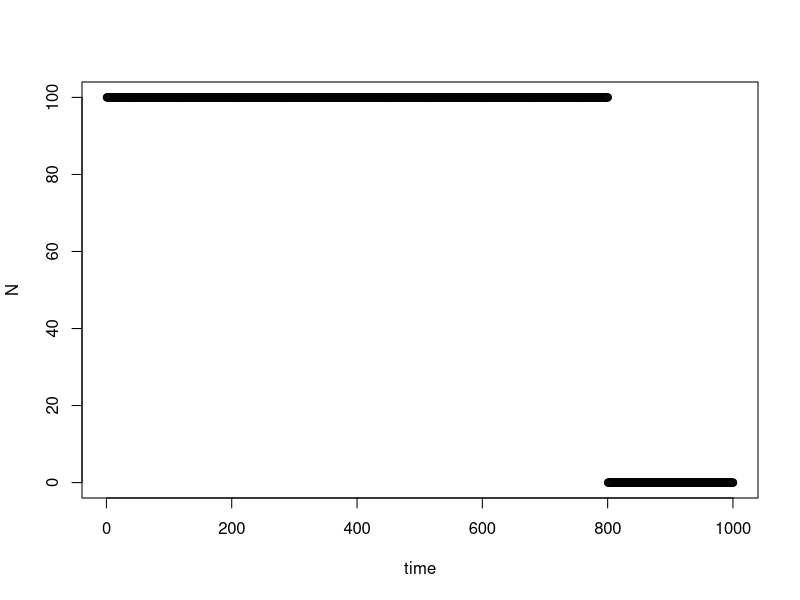
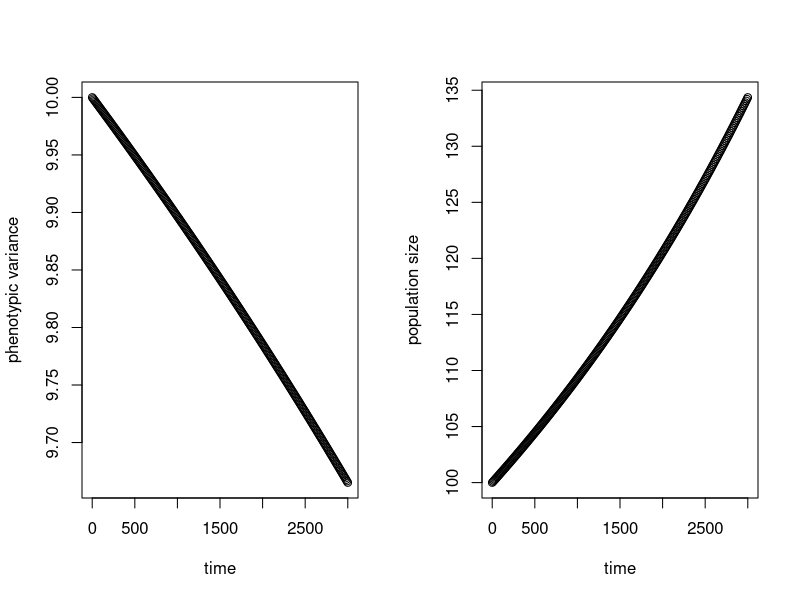
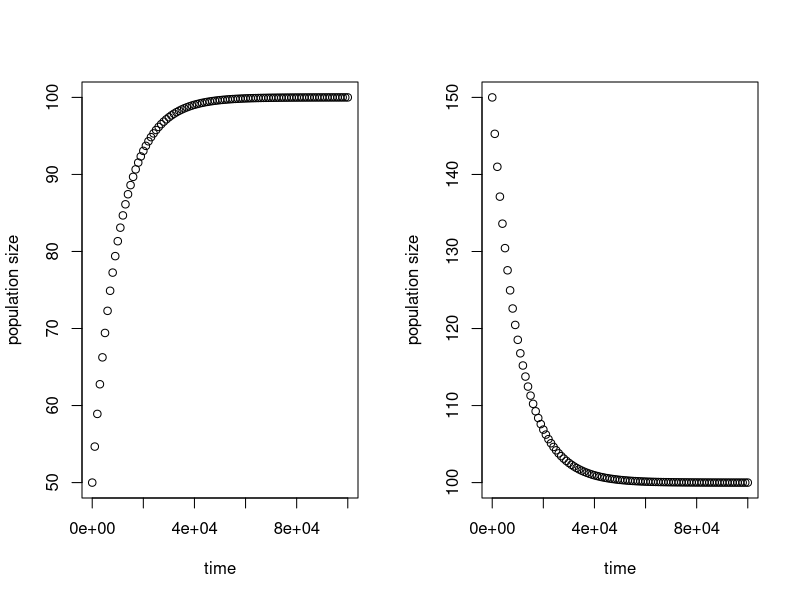
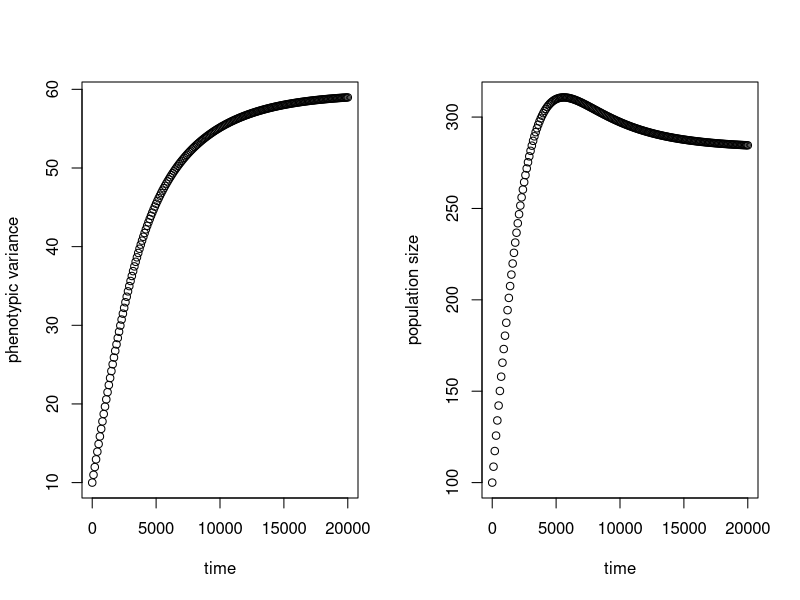
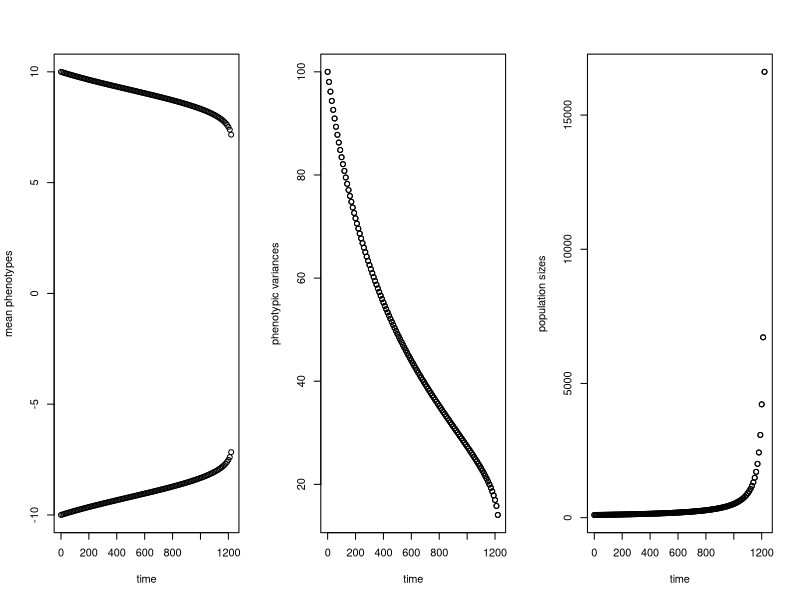
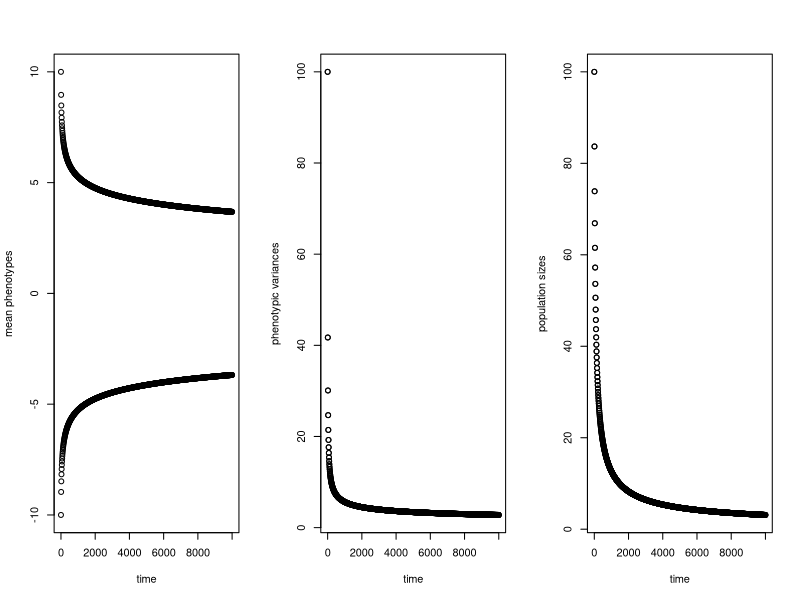
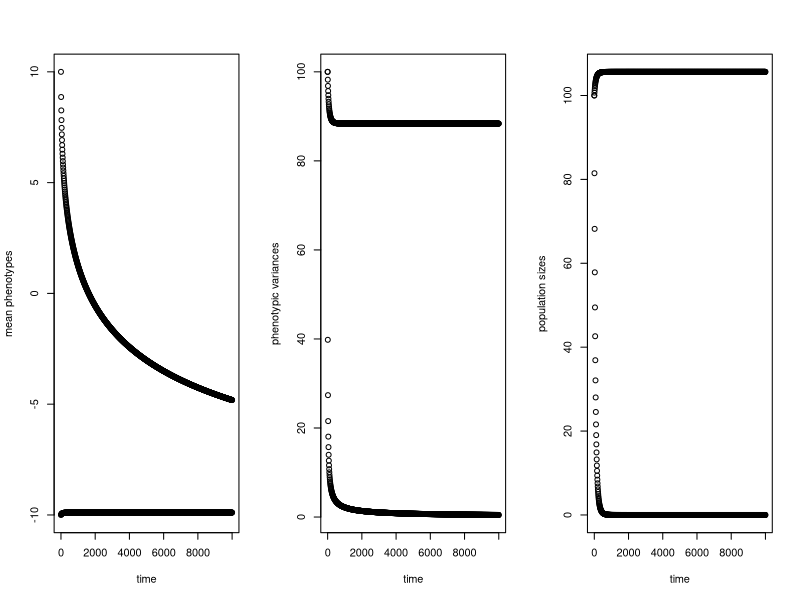
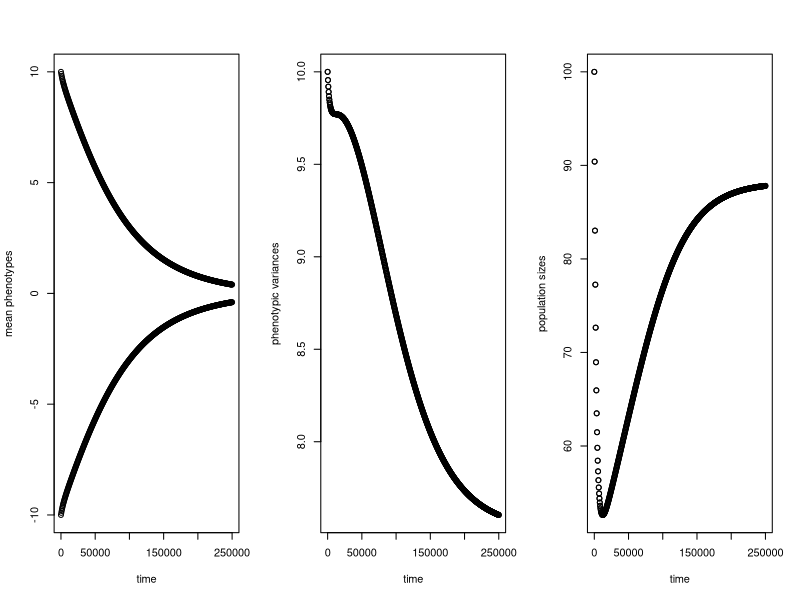

Recreate these plots in R, in order.
## ---- chunk 1
knitr::opts_chunk$set(echo = TRUE)
## ---- chunk 2
time <- 1:1000
N <- c(rep(100,800),rep(0,200))
plot(time,N)
## ---- chunk 3
require(deSolve)
parameters <- c(p=0.01,lnWmax=0.0001,omega=1000)
state      <- c(sigma=10,N=100)
Evolve     <- function(t,state,parameters){
  with(as.list(c(state,parameters)),{
    dsigma <- -p*N*sigma^2/(omega^2+sigma)
    dN <- p*N^2*(lnWmax+log(omega^2/(omega^2+sigma))-(sigma)/(2*omega^2+2*sigma))
    
    list(c(dsigma,dN))
  })
}
times <- seq(0,3000,by=10)
out <- ode(y=state,times=times,func=Evolve,parms=parameters)
times <- out[,"time"]
## ---- chunk 4
par(mfrow=c(1,2))
plot(times,out[,"sigma"],xlab="time",ylab="phenotypic variance")
plot(times,out[,"N"],xlab="time",ylab="population size")
## ---- chunk 5
require(deSolve)
parameters <- c(p=1,lnW1=0.01,lnW2=-0.0001)
state      <- c(N=50)
Evolve     <- function(t,state,parameters){
  with(as.list(c(state,parameters)),{
    dN <- p*N*(lnW1+N*lnW2)/(N+1)
    
    list(c(dN))
  })
}
times <- seq(0,100000,by=1000)
out <- ode(y=state,times=times,func=Evolve,parms=parameters)
times <- out[,"time"]

parameters <- c(p=1,lnW1=0.01,lnW2=-0.0001)
state      <- c(N=150)
Evolve     <- function(t,state,parameters){
  with(as.list(c(state,parameters)),{
    dN <- p*N*(lnW1+N*lnW2)/(N+1)
    
    list(c(dN))
  })
}
times2 <- seq(0,100000,by=1000)
out2 <- ode(y=state,times=times,func=Evolve,parms=parameters)
times2 <- out2[,"time"]
## ---- chunk 6
par(mfrow=c(1,2))
plot(times,out[,"N"],xlab="time",ylab="population size")
plot(times2,out2[,"N"],xlab="time",ylab="population size")
## ---- chunk 7
require(deSolve)
parameters <- c(p=1,lnW1=0.1,lnW2=-0.0001,omega=10000,eta=0.1)
state      <- c(sigma=10,N=100)
Evolve     <- function(t,state,parameters){
  with(as.list(c(state,parameters)),{
    dsigma <- eta^2-p*N*sigma^2/(omega^2+sigma)
    dN <- p*N*(lnW1/(N+1)+N*lnW2/(N+1)+N*log(omega^2/(omega^2+sigma))-N*(sigma)/(2*omega^2+2*sigma))
    
    list(c(dsigma,dN))
  })
}
times <- seq(0,20000,by=100)
out <- ode(y=state,times=times,func=Evolve,parms=parameters)
times <- out[,"time"]
## ---- chunk 8
par(mfrow=c(1,2))
plot(times,out[,"sigma"],xlab="time",ylab="phenotypic variance")
plot(times,out[,"N"],xlab="time",ylab="population size")
## ---- chunk 9
require(deSolve)
parameters <- c(p1=0.01,p2=0.01,lnW1max=0.001,lnW2max=0.001,omega1=1000,omega2=1000)
state      <- c(x=10,y=-10,sigma1=10,sigma2=10,N1=100,N2=100)
Evolve     <- function(t,state,parameters){
  with(as.list(c(state,parameters)),{
    dx <- p1*N2*sigma1^2*(y-x)/(omega1^2+sigma2^2)
    dy <- p2*N1*sigma2^2*(x-y)/(omega2^2+sigma1^2)
    dsigma1 <- -p1*N2*sigma1^4/(omega1^2+sigma2^2)
    dsigma2 <- -p2*N1*sigma2^4/(omega2^2+sigma1^2)
    dN1 <- p1*N1*N2*(lnW1max-((y-x)^2+sigma1^2)/(2*omega1^2+2*sigma2^2))
    dN2 <- p2*N1*N2*(lnW2max-((y-x)^2+sigma2^2)/(2*omega2^2+2*sigma1^2))
    
    list(c(dx,dy,dsigma1,dsigma2,dN1,dN2))
  })
}
times <- seq(0,10000,by=10)
out <- ode(y=state,times=times,func=Evolve,parms=parameters)
times <- out[,"time"]
## ---- chunk 10
par(mfrow=c(1,3))
plot(c(times,times),out[,c("x","y")],xlab="time",ylab="mean phenotypes")
plot(c(times,times),out[,c("sigma1","sigma2")]^2,xlab="time",ylab="phenotypic variances")
plot(c(times,times),out[,c("N1","N2")],xlab="time",ylab="population sizes")
## ---- chunk 11
parameters <- c(p1=0.01,p2=0.01,lnW1max=0.001,lnW2max=0.001,omega1=100,omega2=100)
times <- seq(0,10000,by=10)
out <- ode(y=state,times=times,func=Evolve,parms=parameters)
times <- out[,"time"]
par(mfrow=c(1,3))
plot(c(times,times),out[,c("x","y")],xlab="time",ylab="mean phenotypes")
plot(c(times,times),out[,c("sigma1","sigma2")]^2,xlab="time",ylab="phenotypic variances")
plot(c(times,times),out[,c("N1","N2")],xlab="time",ylab="population sizes")
## ---- chunk 12
parameters <- c(p1=0.01,p2=0.01,lnW1max=0.001,lnW2max=0.001,omega1=100,omega2=1000)
times <- seq(0,10000,by=10)
out <- ode(y=state,times=times,func=Evolve,parms=parameters)
times <- out[,"time"]
par(mfrow=c(1,3))
plot(c(times,times),out[,c("x","y")],xlab="time",ylab="mean phenotypes")
plot(c(times,times),out[,c("sigma1","sigma2")]^2,xlab="time",ylab="phenotypic variances")
plot(c(times,times),out[,c("N1","N2")],xlab="time",ylab="population sizes")
## ---- chunk 13
require(deSolve)
parameters <- c(p1=1,p2=1,p11=1,p22=1,lnW1max=0.00,lnW2max=0.00,lnW22=-0.0001,lnW21=0.01,lnW11=0.01,lnW12=-0.0001,omega1=10000,omega2=10000,omega11=10000,omega22=10000,eta1=0.01,eta2=0.01)
state      <- c(x=10,y=-10,sigma1=10,sigma2=10,N1=100,N2=100)
Evolve     <- function(t,state,parameters){
  with(as.list(c(state,parameters)),{
    dx <- p1*N2*sigma1*(y-x)/(omega1^2+sigma2)
    dy <- p2*N1*sigma2*(x-y)/(omega2^2+sigma1)
    dsigma1 <- eta1^2-sigma1^2*(p1*N2/(omega1^2+sigma2)+p11*N1/(omega11^2+sigma1))
    dsigma2 <- eta2^2-sigma2^2*(p2*N1/(omega2^2+sigma1)+p22*N1/(omega22^2+sigma2))
    dN1 <- p1*N1*N2*(lnW1max-((y-x)^2+sigma1)/(2*omega1^2+2*sigma2))+
      p11*N1*(lnW11/(N1+1)+N1*lnW12/(N1+1)+N1*log(omega11^2/(omega11^2+sigma1))-N1*(sigma1)/(2*omega11^2+2*sigma1))
    dN2 <- p2*N1*N2*(lnW2max-((y-x)^2+sigma2)/(2*omega2^2+2*sigma1))+
      p22*N2*(lnW21/(N2+1)+N2*lnW22/(N2+1)+N2*log(omega22^2/(omega22^2+sigma2))-N2*(sigma2)/(2*omega22^2+2*sigma2))
    
    list(c(dx,dy,dsigma1,dsigma2,dN1,dN2))
  })
}
times <- seq(0,250000,by=500)
out <- ode(y=state,times=times,func=Evolve,parms=parameters)
times <- out[,"time"]
## ---- chunk 14
par(mfrow=c(1,3))
plot(c(times,times),out[,c("x","y")],xlab="time",ylab="mean phenotypes")
plot(c(times,times),out[,c("sigma1","sigma2")],xlab="time",ylab="phenotypic variances")
plot(c(times,times),out[,c("N1","N2")],xlab="time",ylab="population sizes")
## ---- chunk 15
require(deSolve)
parameters <- c(p1=1,p2=1,p11=1,p22=1,lnW1max=0.00,lnW2max=0.00,lnW22=-0.0001,lnW21=0.01,lnW11=0.01,lnW12=-0.0001,omega1=10000,omega2=100000,omega11=1000,omega22=10000,eta1=0.01,eta2=0.01)
state      <- c(x=10,y=-10,sigma1=10,sigma2=10,N1=100,N2=100)
Evolve     <- function(t,state,parameters){
  with(as.list(c(state,parameters)),{
    dx <- p1*N2*sigma1*(y-x)/(omega1^2+sigma2)
    dy <- p2*N1*sigma2*(x-y)/(omega2^2+sigma1)
    dsigma1 <- eta1^2-sigma1^2*(p1*N2/(omega1^2+sigma2)+p11*N1/(omega11^2+sigma1))
    dsigma2 <- eta2^2-sigma2^2*(p2*N1/(omega2^2+sigma1)+p22*N1/(omega22^2+sigma2))
    dN1 <- p1*N1*N2*(lnW1max-((y-x)^2+sigma1)/(2*omega1^2+2*sigma2))+
      p11*N1*(lnW11/(N1+1)+N1*lnW12/(N1+1)+N1*log(omega11^2/(omega11^2+sigma1))-N1*(sigma1)/(2*omega11^2+2*sigma1))
    dN2 <- p2*N1*N2*(lnW2max-((y-x)^2+sigma2)/(2*omega2^2+2*sigma1))+
      p22*N2*(lnW21/(N2+1)+N2*lnW22/(N2+1)+N2*log(omega22^2/(omega22^2+sigma2))-N2*(sigma2)/(2*omega22^2+2*sigma2))
    
    list(c(dx,dy,dsigma1,dsigma2,dN1,dN2))
  })
}
times <- seq(0,5000000,by=10000)
out <- ode(y=state,times=times,func=Evolve,parms=parameters)
times <- out[,"time"]
## ---- chunk 16
par(mfrow=c(1,3))
plot(c(times,times),out[,c("x","y")],xlab="time",ylab="mean phenotypes")
plot(c(times,times),out[,c("sigma1","sigma2")],xlab="time",ylab="phenotypic variances")
plot(c(times,times),out[,c("N1","N2")],xlab="time",ylab="population sizes")
## ---- chunk 17
Fit <- function(x){
  Wmax <- 1.001
  fit <- Wmax*(dnorm(x,-10,6) +  dnorm(x,10,6))
  return(fit)
}

Model <- function(t,phi,parameters){
  deltax <- c(0.5,rep(1,numboxes-1),0.5)
  Flux   <- eta^2*diff(c(0,phi,0))/deltax
  lnW    <- log(Fit(Phenotype))
  rho    <- lnW    - sum(phi*lnW)/sum(phi)
  lng    <- dnorm(Phenotype,Phenotype*phi/sum(phi),s,log=T)
  rnd    <- lng    - sum(phi*lng)/sum(phi)
  dphi   <- diff(Flux)/delx + phi*(0*rho+0*rnd)
  
  list(dphi)
}

eta <- 2
s <- 7
r <- 0.01
delx <- .1
numboxes <- 300
maxT <- 50
Phenotype <- seq(from = -15, by = delx, length.out = numboxes)

phi <- dnorm(Phenotype,0,2)
state <- c(phi=phi)
times <- seq(0,maxT,by=1)

out <- ode.1D(state,times,Model,parms=0,nspec=1,names="phi")
## ---- chunk 18
image(out,add.contour=T,method="image",grid=Phenotype,xlab="Time",ylab="Phenotype",main="Evolution of Phenotypic Density",legend=T)
## ---- chunk 19
Fit <- function(x){
  Wmax <- 1.001
  fit <- Wmax*(dnorm(x,-10,6) +  dnorm(x,10,6))
  return(fit)
}

Model <- function(t,phi,parameters){
  deltax <- c(0.5,rep(1,numboxes-1),0.5)
  Flux   <- eta^2*diff(c(0,phi,0))/deltax
  lnW    <- log(Fit(Phenotype))
  rho    <- lnW - sum(phi*lnW)/sum(phi)
  m      <- sum(phi*Phenotype)/sum(phi)
  s      <- sum(phi)/sum(phi*(Phenotype-m)^2)
  lng    <- dnorm(Phenotype,sum(Phenotype*phi)/sum(phi),s,log=T)
  rnd    <- lng - sum(phi*lng)/sum(phi)
  dphi   <- diff(Flux)/delx + phi*(0*rho+rnd)
  
  list(dphi)
}

eta <- 5
s <- 7
r <- 0.01
delx <- .1
numboxes <- 300
maxT <- 100
Phenotype <- seq(from = -15, by = delx, length.out = numboxes)

phi <- dnorm(Phenotype,0,2)
state <- c(phi=phi)
times <- seq(0,maxT,by=1)

print(system.time(
  out <- ode.1D(state,times,Model,parms=0,nspec=1,names="phi")
))
## ---- chunk 20
image(out,add.contour=T,method="image",grid=Phenotype,xlab="Time",ylab="Phenotype",main="Evolution of Phenotypic Density",legend=T)
## ---- chunk 21
Fit <- function(x){
  Wmax <- 1.001
  fit <- Wmax*(dnorm(x,-10,6) +  dnorm(x,10,6))
  return(fit)
}

MeanMalth <- function(phi){
  lnW <- log(Fit(Phenotype))
  rBar <- sum(phi*lnW)/sum(phi)
  return(rBar)
}

Model <- function(t,phi,parameters){
  deltax <- c(0.5,rep(1,numboxes-1),0.5)
  Flux   <- eta^2*diff(c(0,phi,0))/deltax
  lnW    <- log(Fit(Phenotype))
  rho    <- lnW    - sum(phi*lnW)/sum(phi)
  lng    <- dnorm(Phenotype,Phenotype*phi/sum(phi),s,log=T)
  rnd    <- lng    - sum(phi*lng)/sum(phi)
  dphi   <- diff(Flux)/delx + phi*(rho+0*rnd)
  
  list(dphi)
}

eta <- 2
s <- 7
r <- 0.01
delx <- .1
numboxes <- 300
maxT <- 50
Phenotype <- seq(from = -15, by = delx, length.out = numboxes)

phi <- dnorm(Phenotype,0,2)
state <- c(phi=phi)
times <- seq(0,maxT,by=1)

out <- ode.1D(state,times,Model,parms=0,nspec=1,names="phi")
## ---- chunk 22
plot(Phenotype,Fit(Phenotype),ylab="Fitness")
## ---- chunk 23
image(out,add.contour=T,method="image",grid=Phenotype,xlab="Time",ylab="Phenotype",main="Evolution of Phenotypic Density",legend=T)
## ---- chunk 24
Fit <- function(x){
  Wmax <- 1.01
  fit <- Wmax*(dnorm(x,-10,6) +  dnorm(x,10,6))
  return(fit)
}

Model <- function(t,phi,parameters){
  deltax <- c(0.5,rep(1,numboxes-1),0.5)
  Flux   <- eta^2*diff(c(0,phi,0))/deltax
  lnW    <- log(Fit(Phenotype))
  rho    <- lnW    - sum(phi*lnW)/sum(phi)
  m      <- sum(phi*Phenotype)/sum(phi)
  s      <- 1000*sum(phi)/sum(phi*(Phenotype-m)^2)
  lng    <- dnorm(Phenotype,sum(Phenotype*phi)/sum(phi),s,log=T)
  rnd    <- lng - sum(phi*lng)/sum(phi)
  dphi   <- diff(Flux)/delx + phi*(rho+rnd)
  
  list(dphi)
}

eta <- 2
s <- 7
r <- 0.01
delx <- .1
numboxes <- 300
maxT <- 100
Phenotype <- seq(from = -15, by = delx, length.out = numboxes)

phi <- dnorm(Phenotype,0,2)
state <- c(phi=phi)
times <- seq(0,maxT,by=1)

out <- ode.1D(state,times,Model,parms=0,nspec=1,names="phi")
## ---- chunk 25
image(out,add.contour=T,method="image",grid=Phenotype,xlab="Time",ylab="Phenotype",main="Evolution of Phenotypic Density",legend=T)
## ---- chunk 26

Model <- function(t,phi,parameters){
  deltax <- c(0.5,rep(1,numboxes-1),0.5)
  Flux   <- eta^2*diff(c(0,phi,0))/deltax
  lnW    <- log(Fit(Phenotype))
  rho    <- lnW    - sum(phi*lnW)/sum(phi)
  xi     <- smooth[t+1,] - sum(phi*smooth[t+1,])/sum(phi)
  lng    <- dnorm(Phenotype,Phenotype*phi/sum(phi),s,log=T)
  rnd    <- lng    - sum(phi*lng)/sum(phi)
  dphi   <- diff(Flux)/delx + phi*(0*rho+xi+0*rnd)
  
  list(dphi)
}

eta <- 2
s <- 7
r <- 0.01
delx <- .1
numboxes <- 300
maxT <- 50
Phenotype <- seq(from = -15, by = delx, length.out = numboxes)

bumps  <- rnorm(numboxes,0,.5)
smooth <- bumps
for(i in 1:maxT){
  bumps  <- rnorm(numboxes,0,.5)
  NEXTsmooth <- bumps
  smooth <- rbind(smooth,NEXTsmooth)
}

## smooth in space
# bumps  <- rnorm(numboxes,0,1)
# smooth <- convolve(bumps,dnorm(Phenotype,0,1))
# for(i in 1:maxT){
#   bumps  <- rnorm(numboxes,0,1)
#   NEXTsmooth <- convolve(bumps,dnorm(Phenotype,0,1))
#   smooth <- rbind(smooth,NEXTsmooth)
# }

## SMOOTH IN TIME AS WELL
# bumps  <- rnorm(numboxes,0,1)
# smooth <- convolve(bumps,dnorm(Phenotype,0,1))
# NEXTsmooth <- smooth+convolve(rnorm(numboxes,0,1),dnorm(Phenotype,0,1))
# smooth <- rbind(smooth,NEXTsmooth)
# for(i in 2:maxT){
#   NEXTsmooth <- smooth[i,]+convolve(rnorm(numboxes,0,1),dnorm(Phenotype,0,1))
#   smooth <- rbind(smooth,NEXTsmooth)
# }

phi <- dnorm(Phenotype,0,2)
state <- c(phi=phi)
times <- seq(0,maxT,by=1)

out <- ode.1D(state,times,Model,parms=0,nspec=1,names="phi")
## ---- chunk 27
plot(Phenotype,bumps,ylab="Fitness")
## ---- chunk 28
stuff <- out
stuff[,2:(numboxes+1)] <- smooth

image(stuff,method="filled.contour",grid=Phenotype,xlab="Time",ylab="Phenotype",main="Fitness")

#image(stuff,add.contour=T,method="image",grid=Phenotype,xlab="Time",ylab="Phenotype",main="Evolution of Phenotypic Density",legend=T)
## ---- chunk 29
image(out,add.contour=T,method="image",grid=Phenotype,xlab="Time",ylab="Phenotype",main="Evolution of Phenotypic Density",legend=T)

# image(out,add.contour=T,method="filled.contour",grid=Phenotype,xlab="Time",ylab="Phenotype",main="Evolution of Phenotypic Density",legend=F)
# 
# image(out,method="persp",grid=Phenotype,xlab="Time",ylab="Phenotype",main="Evolution of Phenotypic Density",legend=T)
# 
# image(out,method="contour",grid=Phenotype,xlab="Time",ylab="Phenotype",main="Evolution of Phenotypic Density")
## ---- chunk 30

Model <- function(t,phi,parameters){
  deltax <- c(0.5,rep(1,numboxes-1),0.5)
  Flux   <- eta^2*diff(c(0,phi,0))/deltax
  lnW    <- log(Fit(Phenotype))
  rho    <- lnW    - sum(phi*lnW)/sum(phi)
  xi     <- smooth[t+1,] - sum(phi*smooth[t+1,])/sum(phi)
  m      <- sum(phi*Phenotype)/sum(phi)
  s      <- 100*sum(phi)/sum(phi*(Phenotype-m)^2)
  lng    <- dnorm(Phenotype,sum(Phenotype*phi)/sum(phi),s,log=T)
  rnd    <- lng - sum(phi*lng)/sum(phi)
  dphi   <- diff(Flux)/delx + phi*(0*rho+xi+rnd)
  
  list(dphi)
}

eta <- 2
s <- 7
r <- 0.01
delx <- .1
numboxes <- 300
maxT <- 50
Phenotype <- seq(from = -15, by = delx, length.out = numboxes)

bumps  <- rnorm(numboxes,0,.5)
smooth <- bumps
for(i in 1:maxT){
  bumps  <- rnorm(numboxes,0,.5)
  NEXTsmooth <- bumps
  smooth <- rbind(smooth,NEXTsmooth)
}

## smooth in space
# bumps  <- rnorm(numboxes,0,1)
# smooth <- convolve(bumps,dnorm(Phenotype,0,1))
# for(i in 1:maxT){
#   bumps  <- rnorm(numboxes,0,1)
#   NEXTsmooth <- convolve(bumps,dnorm(Phenotype,0,1))
#   smooth <- rbind(smooth,NEXTsmooth)
# }

## SMOOTH IN TIME AS WELL
# bumps  <- rnorm(numboxes,0,1)
# smooth <- convolve(bumps,dnorm(Phenotype,0,1))
# NEXTsmooth <- smooth+convolve(rnorm(numboxes,0,1),dnorm(Phenotype,0,1))
# smooth <- rbind(smooth,NEXTsmooth)
# for(i in 2:maxT){
#   NEXTsmooth <- smooth[i,]+convolve(rnorm(numboxes,0,1),dnorm(Phenotype,0,1))
#   smooth <- rbind(smooth,NEXTsmooth)
# }

phi <- dnorm(Phenotype,0,2)
state <- c(phi=phi)
times <- seq(0,maxT,by=1)

out <- ode.1D(state,times,Model,parms=0,nspec=1,names="phi")
## ---- chunk 31
image(out,add.contour=T,method="image",grid=Phenotype,xlab="Time",ylab="Phenotype",main="Evolution of Phenotypic Density",legend=T)
## ---- chunk 32
Fit <- function(x){
  Wmax <- 1.01
  fit <- Wmax*(dnorm(x,-10,6) +  dnorm(x,10,6))
  return(fit)
}

Model <- function(t,phi,parameters){
  deltax <- c(0.5,rep(1,numboxes-1),0.5)
  Flux   <- eta^2*diff(c(0,phi,0))/deltax
  lnW    <- log(Fit(Phenotype))
  rho    <- lnW    - sum(phi*lnW)/sum(phi)
  xi     <- smooth[t+1,] - sum(phi*smooth[t+1,])/sum(phi)
  lng    <- dnorm(Phenotype,Phenotype*phi/sum(phi),s,log=T)
  rnd    <- lng    - sum(phi*lng)/sum(phi)
  dphi   <- diff(Flux)/delx + phi*(rho+xi+0*rnd)
  
  list(dphi)
}

eta <- 2
s <- 7
r <- 0.01
delx <- .1
numboxes <- 300
maxT <- 50
Phenotype <- seq(from = -15, by = delx, length.out = numboxes)

# bumps  <- rnorm(numboxes,0,.1)
# smooth <- convolve(bumps,dnorm(Phenotype,0,1))
# for(i in 1:maxT){
#   bumps  <- rnorm(numboxes,0,.1)
#   NEXTsmooth <- convolve(bumps,dnorm(Phenotype,0,1))
#   smooth <- rbind(smooth,NEXTsmooth)
# }

bumps  <- rnorm(numboxes,0,.5)
smooth <- bumps
for(i in 1:maxT){
  bumps  <- rnorm(numboxes,0,.5)
  NEXTsmooth <- bumps
  smooth <- rbind(smooth,NEXTsmooth)
}

phi <- dnorm(Phenotype,0,2)
state <- c(phi=phi)
times <- seq(0,maxT,by=1)

out <- ode.1D(state,times,Model,parms=0,nspec=1,names="phi")
## ---- chunk 33
together <- NULL
for(i in 1:(maxT+1)){
  together <- rbind(together,smooth[i,]*Fit(Phenotype))
}
stuff <- out
stuff[,2:(numboxes+1)] <- together

image(stuff,method="filled.contour",grid=Phenotype,xlab="Time",ylab="Phenotype",main="Fitness")

#image(stuff,add.contour=T,method="image",grid=Phenotype,xlab="Time",ylab="Phenotype",main="Evolution of Phenotypic Density",legend=T)
## ---- chunk 34
image(out,add.contour=T,method="image",grid=Phenotype,xlab="Time",ylab="Phenotype",main="Evolution of Phenotypic Density",legend=T)
## ---- chunk 35
require(deSolve)
Model <- function(t,phi,parameters){
  deltax <- c(0.5,rep(1,numboxes-1),0.5)
  Flux   <- eta^2*diff(c(phi[1],phi,phi[numboxes]))/deltax
  # lnW    <- log(Fit(Phenotype))
  # rho    <- lnW    - sum(phi*lnW)/sum(phi)
  xi     <- smooth[t+1,] - sum(phi*smooth[t+1,])/sum(phi)
  #lng    <- dnorm(Phenotype,Phenotype*phi/sum(phi),s,log=T)
  #rnd    <- lng    - sum(phi*lng)/sum(phi)
  dphi   <- diff(Flux)/delx + phi*xi
  
  list(dphi)
}

eta <- 1
s <- 7
r <- 0.01
delx <- .1
numboxes <- 300
maxT <- 1000
Phenotype <- seq(from = -15, by = delx, length.out = numboxes)

# bumps  <- rnorm(numboxes,0,.5)
# smooth <- bumps
# for(i in 1:maxT){
#   bumps  <- rnorm(numboxes,0,.5)
#   NEXTsmooth <- bumps
#   smooth <- rbind(smooth,NEXTsmooth)
# }

## smooth in space
# bumps  <- rnorm(numboxes,0,1)
# smooth <- convolve(bumps,dnorm(Phenotype,0,1))
# for(i in 1:maxT){
#   bumps  <- rnorm(numboxes,0,1)
#   NEXTsmooth <- convolve(bumps,dnorm(Phenotype,0,1))
#   smooth <- rbind(smooth,NEXTsmooth)
# }

# SMOOTH IN TIME AS WELL
bumps  <- rnorm(numboxes,0,.01)
smooth <- convolve(bumps,dnorm(Phenotype,0,1))
NEXTsmooth <- smooth+convolve(rnorm(numboxes,0,.001),dnorm(Phenotype,0,1))
smooth <- rbind(smooth,NEXTsmooth)
for(i in 2:maxT){
  NEXTsmooth <- smooth[i,]+convolve(rnorm(numboxes,0,.001),dnorm(Phenotype,0,1))
  smooth <- rbind(smooth,NEXTsmooth)
}

phi <- dnorm(Phenotype,0,10)
state <- c(phi=phi)
times <- seq(0,maxT,by=1)

out <- ode.1D(state,times,Model,parms=0,nspec=1,names="phi")
## ---- chunk 36
plot(Phenotype,smooth[1,],ylab="Fitness")
## ---- chunk 37
stuff <- out
stuff[,2:301] <- smooth

#image(stuff,method="filled.contour",grid=Phenotype,xlab="Time",ylab="Phenotype",main="Fitness")

image(stuff,add.contour=T,method="image",grid=Phenotype,xlab="Time",ylab="Phenotype",main="Fitness",legend=T)
## ---- chunk 38
image(out,add.contour=T,method="image",grid=Phenotype,xlab="Time",ylab="Phenotype",main="Evolution of Phenotypic Density",legend=T)
## ---- chunk 39
require(deSolve)

Fit <- function(x){
  Wmax <- 1.001
  fit <- Wmax*(dnorm(x,-12,1) +  dnorm(x,-8,1) +  dnorm(x,-4,1) +  dnorm(x,0,1) +  
                 dnorm(x,4,1) + dnorm(x,8,1) +  dnorm(x,12,1))
  return(fit)
}

Model <- function(t,phi,parameters){
  deltax <- c(0.5,rep(1,numboxes-1),0.5)
  Flux   <- eta^2*diff(c(0,phi,0))/deltax
  lnW    <- log(Fit(Phenotype))
  rho    <- lnW    - sum(abs(phi)*lnW)/sum(abs(phi))
  #xi     <- smooth[t+1,] - sum(phi*smooth[t+1,])/sum(phi)
  #lng    <- dnorm(Phenotype,Phenotype*phi/sum(phi),s,log=T)
  #rnd    <- lng    - sum(phi*lng)/sum(phi)
  dphi   <- diff(Flux)/delx + abs(phi)*rho
  
  list(dphi)
}

eta <- 1
s <- 7
r <- 0.01
delx <- .1
numboxes <- 300
maxT <- 500
Phenotype <- seq(from = -15, by = delx, length.out = numboxes)

# bumps  <- rnorm(numboxes,0,.5)
# smooth <- bumps
# for(i in 1:maxT){
#   bumps  <- rnorm(numboxes,0,.5)
#   NEXTsmooth <- bumps
#   smooth <- rbind(smooth,NEXTsmooth)
# }

## smooth in space
# bumps  <- rnorm(numboxes,0,1)
# smooth <- convolve(bumps,dnorm(Phenotype,0,1))
# for(i in 1:maxT){
#   bumps  <- rnorm(numboxes,0,1)
#   NEXTsmooth <- convolve(bumps,dnorm(Phenotype,0,1))
#   smooth <- rbind(smooth,NEXTsmooth)
# }

# SMOOTH IN TIME AS WELL
# bumps  <- rnorm(numboxes,0,1)
# smooth <- convolve(bumps,dnorm(Phenotype,0,1))
# NEXTsmooth <- smooth+convolve(rnorm(numboxes,0,.1),dnorm(Phenotype,0,1))
# smooth <- rbind(smooth,NEXTsmooth)
# for(i in 2:maxT){
#   NEXTsmooth <- smooth[i,]+convolve(rnorm(numboxes,0,.1),dnorm(Phenotype,0,1))
#   smooth <- rbind(smooth,NEXTsmooth)
# }

phi <- dnorm(Phenotype,0,10)
state <- c(phi=phi)
times <- seq(0,maxT,by=1)

out <- ode.1D(state,times,Model,parms=0,nspec=1,names="phi")
## ---- chunk 40
plot(Phenotype,Fit(Phenotype),ylab="Fitness")
## ---- chunk 41
image(out,method="filled.contour",grid=Phenotype,xlab="Time",ylab="Phenotype",main="Evolution of Phenotypic Density")
## ---- chunk 42
# require(spate)
# # might need > sudo apt-get install fftw3 fftw3-dev pkg-config
# StartVal <- rep(0,100^2)
# StartVal[75*100+75] <- 1000
# par <- c(rho0=0.05,sigma2=0.7^2,zeta=-log(0.99),rho1=0.06,gamma=3,alpha=pi/4,muX=-0.1,muY=-0.1,tau2=0.00001)
# spateSim <- spate.sim(par=par,n=100,T=5,StartVal=StartVal,seed=1)
# plot(spateSim,mfrow=c(1,5),mar=c(2,2,2,2),indScale=TRUE,cex.axis=1.5,cex.main=2)
